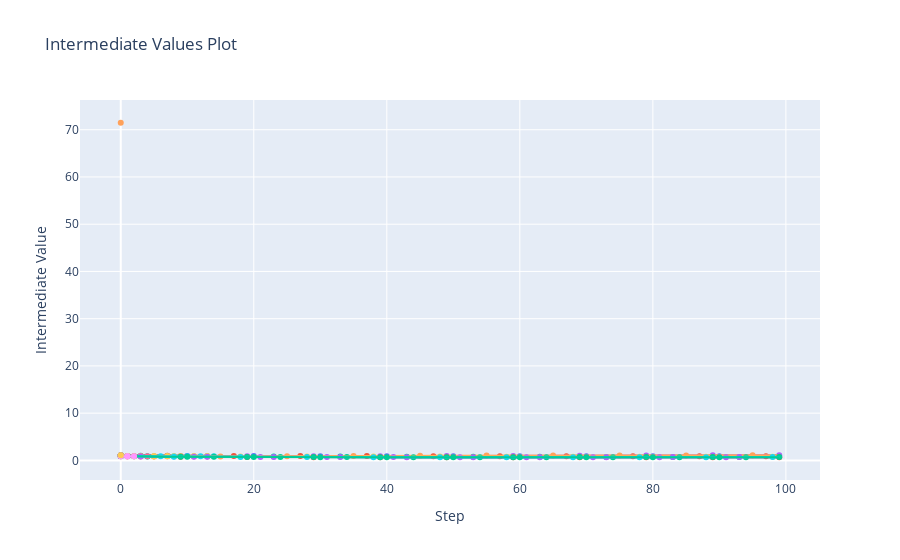

Write notebook code for a chart like this one.
### Code cell
# create graph directory for this model
graph_path = pathlib.Path(
    f"../../figures/{mlp_params.MODEL_TYPE}/{mlp_params.MODEL_NAME}/{mlp_params.CELL_TYPE}/hyperparameter_optimization"
).resolve(strict=True)

pathlib.Path(graph_path).mkdir(parents=True, exist_ok=True)
fig = optuna.visualization.plot_intermediate_values(study)

graph_path = f"{graph_path}/plot_intermediate_values_graph"

fig.write_image(pathlib.Path(f"{graph_path}.png"))
fig.show()
